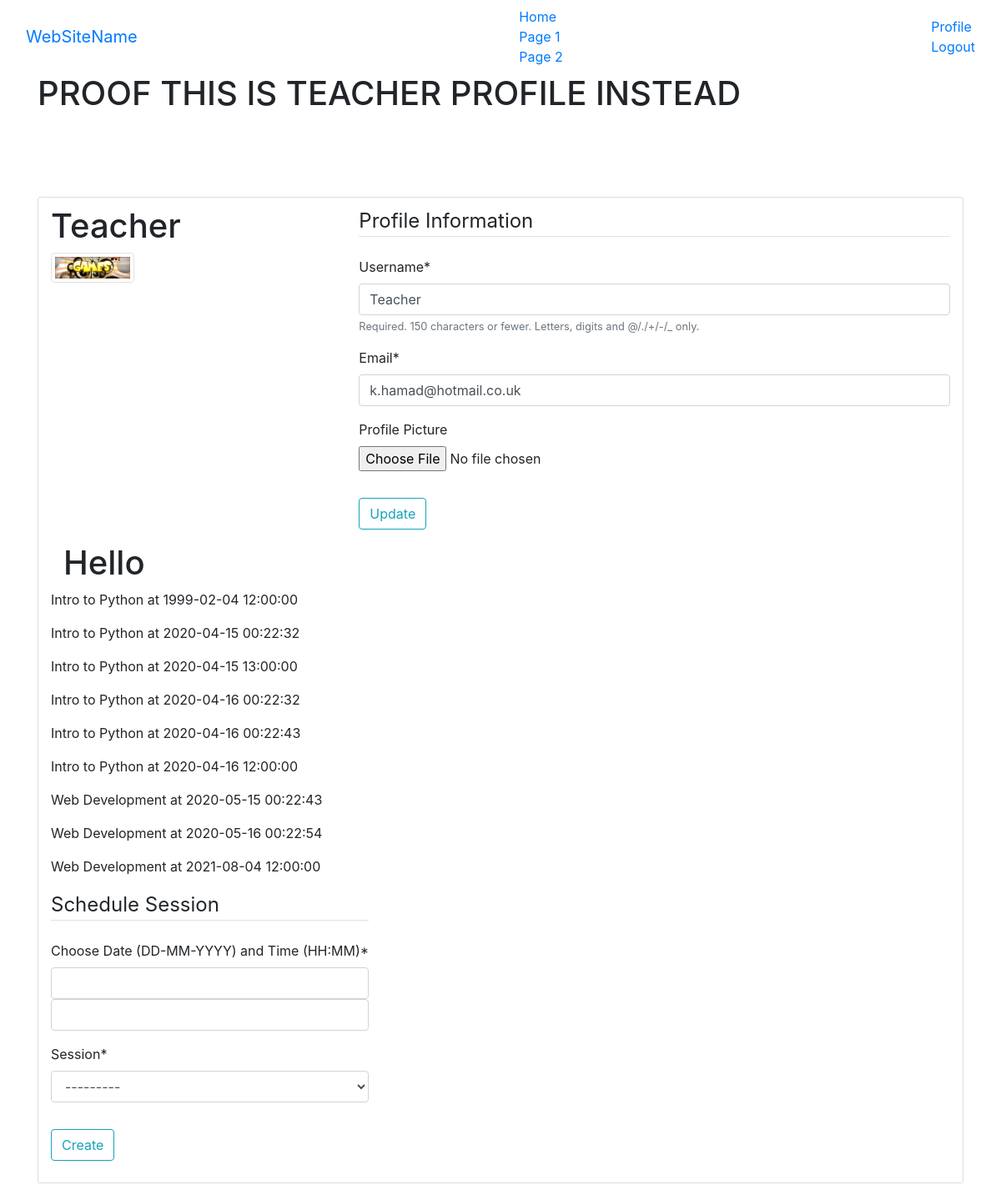
Screenshot of /teacherprofile/ (signed in) with the database file from the repository.
### users/models.py (models this page shows, shortened)
class Profile(models.Model):
    user = models.OneToOneField(User, on_delete=models.CASCADE) # one to one relationship with a user
    image = models.ImageField(default = 'default.jpg', upload_to='profile_pics')
    is_teacher = models.BooleanField('teacher status', default=False)

### Bookings/models.py (models this page shows)
class IndividualSession(models.Model):
    sessiontime = models.DateTimeField()
    session = models.ForeignKey(Session, on_delete = models.CASCADE)
    isbooked = models.BooleanField(default=False)
    def __str__(self):
        return f'{self.session.title} at {self.sessiontime}'

class Session(models.Model):
    skill = models.CharField(max_length = 100)
    description = models.TextField()
    spaces = models.IntegerField()
    title = models.CharField(max_length = 100)
    company = models.CharField(max_length = 100)
    teacher = models.ForeignKey(User, on_delete=models.CASCADE, default = 2) # foreign key user THIS WILL BE DELETED BECAUSE SESSION FK GOES IN USER
    def __str__(self):
        return self.title

### users/views.py (the view)
# urls.py: path('teacherprofile/', user_views.teacherprofile, name='teacherprofile'),
@login_required
def teacherprofile(request):
    if not request.user.profile.is_teacher:
        return redirect("profile")
    u_form = UserUpdateForm(instance=request.user) # pass in current users info to the forms
    p_form = ProfileUpdateForm(instance=request.user.profile)
    newsession_form = CreateSessionForm()
    sessionlist = IndividualSession.objects.all().filter(session__teacher = request.user).order_by('sessiontime', 'id')
    bookinglist = Booking.objects.all().filter(individualsession__session__teacher = request.user).order_by('individualsession')
    print(bookinglist)
    print(sessionlist)
    if request.method == "POST":
        if 'profileupdateform' in request.POST:
            u_form = UserUpdateForm(request.POST, instance=request.user) # pass in current users info to the forms
            p_form = ProfileUpdateForm(request.POST,
                                    request.FILES,
                                    instance=request.user.profile)
            if u_form.is_valid() and p_form.is_valid():
                u_form.save()
                p_form.save()
                messages.success(request, f'Account Updated Successfully') # pop up message for user
                return redirect("profile")
        elif 'pk' in request.POST:
            print(request.POST['pk'])
            print(Booking.objects.all().filter(pk=1))
            Booking.objects.all().filter(pk=request.POST['pk']).delete()
            return redirect('profile')
        elif 'createsession' in request.POST:
            newsession_form = CreateSessionForm(request.POST)
            if newsession_form.is_valid():
                newsession_form.save()
                messages.success(request, f'Session Created Successfully')
                return redirect('profile')
    else:
        u_form = UserUpdateForm(instance=request.user) # pass in current users info to the forms
        p_form = ProfileUpdateForm(instance=request.user.profile)
        newsession_form = CreateSessionForm()
    context = {
        'u_form': u_form,
        'p_form': p_form,
        'newsession_form': newsession_form,
        'pagetitle': 'Teacher',
        'booking': bookinglist,
        'session': sessionlist
    }
    return render(request, 'users/teacherprofile.html', context)

### users/forms.py
class UserUpdateForm(forms.ModelForm):
    email = forms.EmailField()
    class Meta:
        model = User
        fields = ['username', 'email']

class ProfileUpdateForm(forms.ModelForm):
    image = forms.ImageField(label=('Profile Picture'),required=False, widget=forms.FileInput)
    class Meta:
        model = Profile
        fields = ['image']

### users/templates/users/teacherprofile.html (shortened to what this page needs)
{% extends "Bookings/base.html" %}
{% load crispy_forms_tags %}
{% block extrahead %}
  <link rel="stylesheet" href="https://cdnjs.cloudflare.com/ajax/libs/jquery-datetimepicker/2.5.20/jquery.datetimepicker.min.css" />
{% endblock %}
{% block content %}
<h1>PROOF THIS IS TEACHER PROFILE INSTEAD</h1>
<div class = "container content-section">
    <div class = "row">
        <div class = "col col-md-4">
            <h1>{{ user.username }}</h1>
            <img class="img-fluid img-thumbnail" src="{{ user.profile.image.url }}" alt="" height="100" width="100">
        </div>
        <div class = "col">
        <form method="POST" enctype="multipart/form-data">
            <fieldset class = 'form-group'>
                <legend class = "border-bottom mb-4">Profile Information</legend>
                {{ u_form|crispy }}
                {{ p_form|crispy }}
            </fieldset>
            <div class = "form-group">
                <button name = "profileupdateform" class = "btn btn-outline-info" type = "submit">Update</button>
            </div>
        </form>
        </div>
    </div>
    <div class = "container">
        <h1>Hello</h1>
        {% for each in session %}
        <div class = "row">
            <p>{{ each }} </p>
        </div>
        {% endfor %}
        <div class = "row">
            <form method="POST">
                <fieldset class = 'form-group'>
                    <legend class = "border-bottom mb-4">Schedule Session</legend>
                    {{ newsession_form|crispy }}
                </fieldset>
                <div class = "form-group">
                    <button name = "createsession" class = "btn btn-outline-info" type = "submit">Create</button>
                </div>
        </div>
    </div>
</div>
{% endblock %}

### Bookings/static/Bookings/main.css (style rules this page uses)
.content-section { background: #ffffff; padding: 10px 20px; border: 1px solid #dddddd; border-radius: 3px; margin-bottom: 20px; margin-top: 100px; }
body { background-color: rgb(176, 141, 212); }

### rows the page displays
IndividualSession: session+sessiontime "Intro to Python at 1999-02-04 12:00:00"
IndividualSession: session+sessiontime "Intro to Python at 2020-04-15 00:22:32"
IndividualSession: session+sessiontime "Intro to Python at 2020-04-15 13:00:00"
IndividualSession: session+sessiontime "Intro to Python at 2020-04-16 00:22:32"
IndividualSession: session+sessiontime "Intro to Python at 2020-04-16 00:22:43"
IndividualSession: session+sessiontime "Intro to Python at 2020-04-16 12:00:00"
IndividualSession: session+sessiontime "Web Development at 2020-05-15 00:22:43"
IndividualSession: session+sessiontime "Web Development at 2020-05-16 00:22:54"
IndividualSession: session+sessiontime "Web Development at 2021-08-04 12:00:00"

### other values shown
{{ user.username }} "Teacher"
